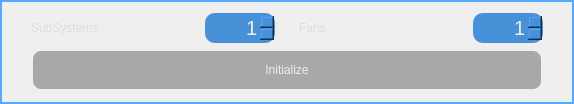
   <widget class="QFrame" name="gridFrame">
    <property name="geometry">
     <rect>
      <x>10</x>
      <y>10</y>
      <width>574</width>
      <height>104</height>
     </rect>
    </property>
    <property name="sizePolicy">
     <sizepolicy hsizetype="Fixed" vsizetype="Fixed">
      <horstretch>0</horstretch>
      <verstretch>0</verstretch>
     </sizepolicy>
    </property>
    <property name="styleSheet">
     <string notr="true">QFrame { 
   border: 2px solid rgb(85, 170, 255);
	min-height: 100px;
	max-height: 100px;
	min-width: 570px;
	max-width: 570px;
} </string>
    </property>
    <layout class="QGridLayout" name="gridLayout_2">
     <item row="0" column="2">
      <widget class="QLabel" name="lblNumFans">
       <property name="styleSheet">
        <string notr="true">QLabel{
	font: 75 12pt &quot;UD Digi Kyokasho NP-B&quot;;
	color:rgb(221, 221, 221);
   border: none;
	min-height: 30px;
	max-height: 30px;
	min-width: 150px;
	max-width: 150px;
}</string>
       </property>
       <property name="text">
        <string>Fans</string>
       </property>
      </widget>
     </item>
     <item row="0" column="0">
      <widget class="QLabel" name="lblNumSubSystems">
       <property name="styleSheet">
        <string notr="true">QLabel{
	font: 75 12pt &quot;UD Digi Kyokasho NP-B&quot;;
	color:rgb(221, 221, 221);
   border: none;
	min-height: 30px;
	max-height: 30px;
	min-width: 150px;
	max-width: 150px;
}</string>
       </property>
       <property name="text">
        <string>SubSystems</string>
       </property>
      </widget>
     </item>
     <item row="0" column="1">
      <widget class="QSpinBox" name="sbNumSubSystems">
       <property name="styleSheet">
        <string notr="true">QSpinBox{
	background-color: rgb(72, 144, 216);
	color: rgb(239, 239, 239);
   border-width: 2px;
   border-radius: 10px;
	min-height: 30px;
	max-height: 30px;
	min-width: 70px;
	max-width: 70px;
	font-size: 20px;
}

QSpinBox:Disabled{
	background-color: rgb(48, 96, 144);
}

QSpinBox:Pressed{
	background-color: rgb(84, 201, 255);
	color: rgb(239, 239, 239);
}</string>
       </property>
       <property name="alignment">
        <set>Qt::AlignRight|Qt::AlignTrailing|Qt::AlignVCenter</set>
       </property>
       <property name="minimum">
        <number>1</number>
       </property>
       <property name="maximum">
        <number>10</number>
       </property>
      </widget>
     </item>
     <item row="0" column="3">
      <widget class="QSpinBox" name="sbNumFans">
       <property name="styleSheet">
        <string notr="true">QSpinBox{
	background-color: rgb(72, 144, 216);
	color: rgb(239, 239, 239);
   border-width: 2px;
   border-radius: 10px;
	min-height: 30px;
	max-height: 30px;
	min-width: 70px;
	max-width: 70px;
	font-size: 20px;
}

QSpinBox:Disabled{
	background-color: rgb(48, 96, 144);
}

QSpinBox:Pressed{
	background-color: rgb(84, 201, 255);
	color: rgb(239, 239, 239);
}</string>
       </property>
       <property name="alignment">
        <set>Qt::AlignRight|Qt::AlignTrailing|Qt::AlignVCenter</set>
       </property>
       <property name="minimum">
        <number>1</number>
       </property>
       <property name="maximum">
        <number>10</number>
       </property>
      </widget>
     </item>
     <item row="1" column="0" colspan="4">
      <widget class="QPushButton" name="btnStartStop">
       <property name="styleSheet">
        <string notr="true">QPushButton{
	background-color: rgb(168, 168, 168);
	color: rgb(239, 239, 239);
	font: 75 14pt &quot;UD Digi Kyokasho NP-B&quot;;
 border-style: solid;
 border-width:2px;
 border-radius:10px;
 max-height:80px;
 min-height:30px;
}


QPushButton:Pressed{
	background-color: rgb(72, 144, 216);
	color: rgb(255, 255, 255);
	font: 75 14pt &quot;UD Digi Kyokasho NP-B&quot;;
}</string>
       </property>
       <property name="text">
        <string>Initialize</string>
       </property>
      </widget>
     </item>
    </layout>
   </widget>
